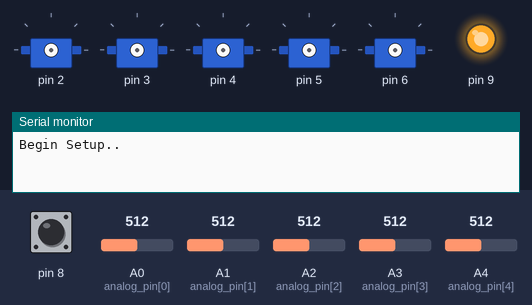
This sketch was run on a simulated Arduino Uno, built with avr-gcc and run on an emulated ATmega328P. Shown: 5 × servo, output pins drawn as LEDs (lit = HIGH), the last lines printed to the serial monitor. The test bench sets the inputs (shaded band); at power-on: pin 8 HIGH, A0 (analog_pin[0]) = 512, A1 (analog_pin[1]) = 512, A2 (analog_pin[2]) = 512, A3 (analog_pin[3]) = 512, A4 (analog_pin[4]) = 512.

Above: at 0.1 s.
At 2.36 s:
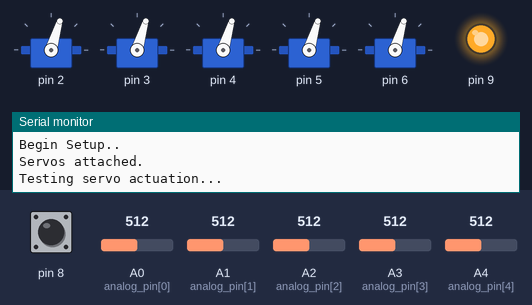
At 3.26 s:
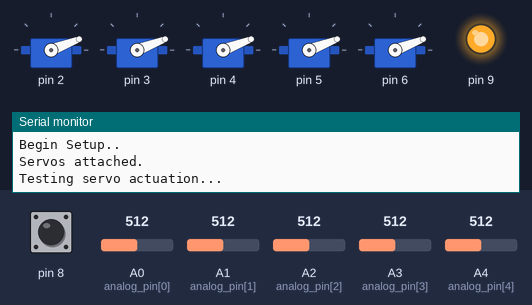
Timing chart, 0 to 5.0 s (numbered marks = the images above):
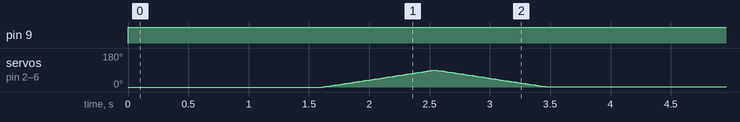

Measured:
- by itself, pin 9: LOW → HIGH at 0.00 s
- by itself, servo on pin 2–6: rises from 0° to 89° in 0.91 s, then falls to 1° in 0.93 s

The sketch:

sketch_jul10a_slave.ino
```cpp
/*
 * Project name   : iGrasp (Robot/slave)
 * Description    : This code implements a bilateral teleoperation system involving a 3D printed, actuated mechatronic hand (i.e., the slave) fitted with Force Sensitive Resistors at the fingertips,
 *                  and a smart glove (i.e., the master) fitted with flex sensors and haptic feedback Eccentric Rotation Mass motors at each fingertip.
 *                  Wireless communication is achieved by means of a Bluetooth 2.0 link, using off-the-shelf HC-05 modules.
 *                  The STL files for the hand are based on the work by Sonia Verdu, which are available online.
 *                  The STL of the fingertips were extensively modified to accomodate the FSRs and to allow the mechatronic hand to detect touch from a range of angles.
 *
 * Platform       : Arduino Uno
 * Compile date   : 24 May 2018
 * Author         : Kevin Too
*/

// ==================================================================================================================================
//                                              Libraries & Definitions
// ==================================================================================================================================

// Haptics
  #include <Wire.h>                       // i2c library.
  #define FSR_DELAY                 200   // FSR checking interval (milliseconds). This gives a max Tx rate of 5Bytes every 200ms, if all FSRs are triggered simultaneously = 25 Bytes per second.
  #define FSR_CALIBRATION_PERIOD   5000   // Duration of FSR calibration period (milliseconds).
  #define CALIBRATION_BARS           50   // Defines the length of the progress bar used in the FSR calibration phase.
  #define MINMAX_FSR_TRESHOLD       800   // minmax_FSR_difference refers to the difference between the max and min ADC values recorded during calibration, summed over all five fingers.
  #define MINMAX_FSR_TYPICAL_LIMIT 3000   // If minmax_FSR_difference is less than MINMAX_FSR_TRESHOLD, the calibration must be repeated. The max average value for the minmax_FSR_difference is given by MINMAX_FSR_TYPICAL_LIMIT.

// Bluetooth
  #include <sSoftSerial.h>                // This is a modified version of SoftSerial.h, and makes use of Timer2. The unmodified SoftwareSerial.h clashes with the Servo Library.
  #define BT_MIN                      0   // Minimum value of packet transmitted over bluetooth.
  #define BT_MAX                    125   // Maximum value of packet transmitted over bluetooth (excludes START and END characters).
  #define BT_START                  126   // START character, used to indicate the start of a bluetooth sequence.
  #define BT_END                    127   // END character, used to indicate the end of a bluetooth sequence.
  #define BT_TX_RATE                200   // How often to transmit data over bluetooth (milliseconds).
  #define BT_TX_DELAY              1000   // For stability: Bluetooth transmission delay (microseconds).

// Servos
  #include <Servo.h>
  #define NS                          5   // Number of Servos/Fingers present
  #define SERVO_MIN                   0   // Minimum servo angle (degrees)
  #define SERVO_MAX                 180   // Maximum servo angle (degrees)
  #define SERVO_RATE                 10   // Time interval for writing to servos (milliseconds)
  #define HANDWAVE_COUNT             90   // Servo initialization test: This is the angle to move the servos, in degrees.
  #define SERVO_TEST_DELAY           10   // Servo initialization test: Loop delay

// Servo Controller
  #define PROPORTIONAL_CONSTANT     0.2   // Servo controller gain

// Misc
  #define SERIAL_DEBUG                4   // 1: Calibration, 2: Rx'd Flex, 3: writeServo, 4: handWave, 5: Tx'd FSR
  #define SETUP_DELAY               800   // Control overall setup duration/speed
  #define CURRENT_BUILD    "24 May 2018"

// ==================================================================================================================================
//                                     Global variables and object instantiations
// ==================================================================================================================================

// Haptics
  uint8_t analog_pin[NS]  = {A0, A1, A2, A3, A4};            // Define Analog pins wired to the FSRs.
  uint8_t analogvalMax[NS]= {0};                             // Corresponds to maximum finger movement recorded during FSR calibration. Initialized to 0.
  uint8_t analogvalMin[NS]= {1023, 1023, 1023, 1023, 1023};  // Corresponds to minimum finger movement recorded during FSR calibration. Initialized to 1023.

// Bluetooth
  sSoftSerial BTSerial(8,9);                                 // Initialise the sSoftSerial Library with the RX/TX pins
  unsigned long timestampBT = 0;

// Servos
  Servo M[NS];                                               // Create 5 servo objects, one per finger
  int BTread[NS] = {0};                                      // For storing incoming bluetooth data
  unsigned long timestampSERVO = 0;                          // To control servo refresh rate

// ==================================================================================================================================
//                                                         SETUP
// ==================================================================================================================================

void setup(){
  Serial.begin(9600);
  BTSerial.begin(9600);

  Serial.println();
  Serial.println(F("Begin Setup.."));
  Serial.println();
  delay(SETUP_DELAY);

  ServoAttach();
  delay(SETUP_DELAY);

  ServoTest();
  delay(SETUP_DELAY);

  calibrateFSR();
  Serial.println(F("Setup complete."));
  delay(SETUP_DELAY*3);
}

// ==================================================================================================================================
//                                                           LOOP
// ==================================================================================================================================

void loop(){
  bluetoothRX0();

  if (millis()-timestampBT > BT_TX_RATE){
    bluetoothTX0();
    timestampBT = millis();
  }
  if (millis()-timestampSERVO > SERVO_RATE){
    writeServo();
    timestampSERVO = millis();
  }
}

// ==================================================================================================================================
//                                            SETUP functions: Servo & FSR Calibration
// ==================================================================================================================================

void ServoAttach(){
  for(uint8_t i=0;i<NS;i++){
    M[i].attach(i+2);                                             // Attach servos to corresponding digital pins
    pinMode(i+2, OUTPUT);                                         // Initialise pins 2-6 as outputs for the servos
    M[i].write(0);                                                // Reset servo position (i.e., fully extend all fingers)
  }
  Serial.println(F("Servos attached."));
}

void ServoTest(){
  uint8_t k         = 0;                                          // Finger position counter.
  uint8_t countup   = 1;                                          // Directional flag.
  Serial.print(F("Testing servo actuation..."));                  // Flex and extend all fingers simultaneously.
  for(uint8_t i=0; i<(HANDWAVE_COUNT*2); i++){                    // Multiply by 2 to account for opening and closing of hand.
    for(uint8_t j=0;j<NS;j++)                                     // Update each servo sequentially.
      M[j].write(k);                                              // Write position to servo.
    if(countup == 1) k++; else k--;                               // Increment/Decrement position.
    if (k==HANDWAVE_COUNT) countup = 0;                           // Toggle direction if limit of motion is reached.
    if (k==0)  countup = 1;                                       // Toggle direction if limit of motion is reached.
    delay(SERVO_TEST_DELAY);                                      // Limit finger movement speed.
  }
  Serial.println(F(" Ok"));
}

void calibrateFSR(){
  uint16_t timestamp_FSRCalibration  = millis();                   // Calibration duration offset.
  uint16_t timestamp_progressBar     = millis();                   // Progress bar timing.
  uint16_t analogval[NS]             = {0};                        // ADC value corresponding to finger positions.
  float minmax_FSR_difference        =  0;                         // Difference between analogvalMax and analogvalMin, summed over all fingers.
  float percentageVal                =  0;                         // Measure of how much the FSRs have been pressed during calibration, expressed as a percentage of typical maximum.
  const uint8_t default_FSR_MIN[5]   = {65, 150, 60, 100, 85};     // Obtained by running several cycles of FSR-calibration (without pressing the FSRs) and finding the average.

#if (SERIAL_DEBUG>=1)
  Serial.println();
  Serial.println(F("Starting FSR sensor calibration..."));
  Serial.println(F("Please press on each FSR sensor in turn."));
  Serial.print(F("|"));
  for (uint8_t i=0; i<(CALIBRATION_BARS-3); i++)                                        // Print a line to show how long the progress bar is.
  Serial.print(F("-"));
  Serial.println(F("|"));
#endif

  while(millis() < (FSR_CALIBRATION_PERIOD+timestamp_FSRCalibration)){                  // This is the actual calibration section.
    for(uint8_t i=0;i<NS;i++){
      analogval[i]=analogRead(analog_pin[i]);
      if (analogval[i]>analogvalMax[i]){ analogvalMax[i] = analogval[i]; }              // Keep track of max analogval.
      if (analogval[i]<analogvalMin[i]){ analogvalMin[i] = analogval[i]; }              // Keep track of min analogval.
    }
    if((millis()-timestamp_progressBar)>(FSR_CALIBRATION_PERIOD/CALIBRATION_BARS)){     // Display progress bar.
      #if (SERIAL_DEBUG>=1)
        Serial.print("|");
      #endif
      timestamp_progressBar = millis();
    }
  }

  for(uint8_t i=0; i<NS; i++){
    if(analogvalMin[i]<default_FSR_MIN[i]){       // Enforce a lower bound on analogvalMin to compensate for mechanical imperfections in the FSR cover. Otherwise, false positives will occur frequently.
      analogvalMin[i] = default_FSR_MIN[i];
    }
  }

  #if (SERIAL_DEBUG>=1)                           // Print results of calibration on serial monitor.
    Serial.println("");
    Serial.println(F("Calibration complete."));
    Serial.print(F("Maximum ADC values:\t"));
    for(uint8_t i=0; i<NS; i++){
      Serial.print(analogvalMax[i]);
      if (i<(NS-1)){Serial.print('\t');}
      else {Serial.println("");}
    }
    Serial.print(F("Minimum ADC values:\t"));
    for(uint8_t i=0; i<NS; i++){
      Serial.print(analogvalMin[i]);
      if (i<(NS-1)){Serial.print('\t');}
      else {Serial.println("");}
    }
    Serial.println("");
  #endif

  for (uint8_t i = 0; i<NS; i++){
    minmax_FSR_difference +=  (analogvalMax[i]-analogvalMin[i]);           // Calculate difference between max and min. Sum over all fingers.
  }
  percentageVal = (minmax_FSR_difference/MINMAX_FSR_TYPICAL_LIMIT)*100;    // Express minmax_FSR_difference as a % of typical maximum.

  #if (SERIAL_DEBUG>=1)
    Serial.println();
    Serial.print(F("Sum of MinMax_Difference: "));
    Serial.print(minmax_FSR_difference,0);
    Serial.println();
    Serial.print(F("Typical Maximum: "));
    Serial.println(MINMAX_FSR_TYPICAL_LIMIT);
    Serial.println();

    if (minmax_FSR_difference < MINMAX_FSR_TRESHOLD){                       // A low minmax_FSR_difference will result in lower haptic resolution.
      Serial.println(F("Calibration not conducted properly. "));
      Serial.print(F("The FSRs have only been pressed to about "));
      Serial.print(percentageVal,0);
      Serial.println(F("% of the typical user's maximum."));
      Serial.println(F("Press on the FSRs with greater force next time."));
      Serial.println(F("Restart program to continue."));
      while(1);
    } else {
      Serial.println(F("FSR calibration complete."));
      Serial.println("");
    }
  #endif
}

// ==================================================================================================================================
//                                              LOOP functions: Bluetooth TX/RX
// ==================================================================================================================================

void bluetoothTX(){                                                     // Test function - Transmits sequence of integers from 0 to 100.
  static int i = 0;
  BTSerial.write(i++);
  if (i==101) i=0;
}
void bluetoothRX(){                                                     // Test function - Prints received data on the serial monitor.
  if (BTSerial.available())
    Serial.println(BTSerial.read());
}

void bluetoothTX0(){                                                    // Read FSRs, format bytes and transmit.
  uint8_t FSR[NS]       = {0};                                          // Variable to store the FSR reading for each finger.
  uint8_t flag_FSR      =  0;                                           // Flag to monitor FSR-presses.
  const uint8_t FSR_MIN =  0;                                           // FSR value will be mapped to the range from FSR_MIN to FSR_MAX (for bluetooth transmission).
  const uint8_t FSR_MAX = 24;

  for (uint8_t i=0; i<NS; i++){
    FSR[i]=analogRead(analog_pin[i]);
    FSR[i]=constrain(FSR[i],analogvalMin[i],analogvalMax[i]);           // Ensure values fall within valid range.
    FSR[i]=map(FSR[i],analogvalMin[i],analogvalMax[i],FSR_MIN,FSR_MAX); // Map values to FSR range (the HC-05 bluetooth chip transmits 7-bit packets, with values ranging from 0 to 127).
    flag_FSR = flag_FSR | FSR[i];                                       // Bitwise-OR to check if any one of the FSRs triggered.
    FSR[i] += ((FSR_MAX+1)*(i));                                        // Thumb = 0-24, index = 25-49, middle = 50-74, ring = 75-99, pinky = 100-124. Two of the remaining 3 possible values (125, 126) are used for start and stop characters.
  }
  if(flag_FSR > 0){                                                     // If a valid FSR-press has been detected...
    #if (SERIAL_DEBUG==5)
      Serial.print(F("Tx: "));
      Serial.print("\t");
    #endif

    for (uint8_t i=0; i<NS; i++){                                       // ...transmit the value over bluetooth.
      BTSerial.write(FSR[i]);
      delayMicroseconds(BT_TX_DELAY);
      #if (SERIAL_DEBUG==5)
        Serial.print(FSR[i]);
        if(i<(NS-1)) Serial.print("\t");
        else Serial.println("");
      #endif
    }
    flag_FSR = 0;                                                       // Reset data-received flag.
  }
}

void bluetoothRX0(){                                                 // Function is implemented with a finite state machine (FSM).
  uint8_t tempChar;                                                  // Buffer for received bluetooth data.
  uint8_t FLEX_index = 0;                                            // Finger/Servo index for received data.
  uint8_t FSM_state  = 0;                                            // Keep track of FSM state.

  switch(FSM_state){
    case 0: if (BTSerial.available()){                               // Check for incoming data.
              tempChar = BTSerial.read();                            // Read one byte at a time.
              if (tempChar == BT_START)                              // If BT_START char detected, change state.
                FSM_state = 1;
            }
            break;

    case 1: if (BTSerial.available()){
              tempChar = BTSerial.read();
              if (tempChar != BT_START && tempChar != BT_END){        // Check if byte is valid
                BTread[FLEX_index] = tempChar;                        // Store valid byte and move to next finger
                FLEX_index++;
              }
              else if (tempChar == BT_START) FLEX_index = 0;          // If BT_START char detected, next char corresponds to first finger (out of 5)
              if (FLEX_index == NS){                                  // Once a byte has been received for each finger...
                FLEX_index = 0;                                       // ...reset index for next sequence,
                #if (SERIAL_DEBUG==2)                                 // ...and print received data on serial monitor.
                  Serial.print(F("Rx: "));
                  Serial.print("\t");
                  for (uint8_t i=0; i<NS; i++){
                    Serial.print(BTread[i]);
                    if(i<(NS-1)) Serial.print("\t");
                    else Serial.println("");
                  }
                #endif
              FSM_state = 0;                                          // Return to state 0
              }
            }
            break;

    default: FSM_state = 0;
             break;
  } // end switch
}   // end function

// ==================================================================================================================================
//                                             LOOP functions: Write Servo
// ==================================================================================================================================

void writeServo(){
  uint8_t currentPosition[NS]        = {0};                // Current Servo motor position (0 to 180)
  uint8_t nextPosition[NS]           = {0};                // Next Servo motor position (0 to 180)
  int16_t errorPosition[NS]          = {0};                // Error in Servo position (-180 to 180)

  #if (SERIAL_DEBUG==3)
    Serial.print(F("Writing to Servos: "));
    Serial.print("\t");
  #endif

  for(uint8_t i=0;i<NS;i++){
    currentPosition[i] = map(BTread[i], BT_MIN ,BT_MAX , SERVO_MIN, SERVO_MAX);   // Map data received over bluetooth onto the range of motion of servos.
    if(currentPosition[i]!=nextPosition[i]){                                      // Check if current position differs from next position.
      errorPosition[i] = currentPosition[i]-nextPosition[i];                      // Find error between current and desired position.
      nextPosition[i] += round(PROPORTIONAL_CONSTANT*errorPosition[i]);           // Implement proportional controller.
    }
    else{
      nextPosition[i] = currentPosition[i];                                       // If no difference between current and desired position, stay at current position.
    }

    M[i].write(nextPosition[i]);                                                  // Write desired position to servos.
    #if (SERIAL_DEBUG==3)                                                         // Print newly-written position to serial monitor
      Serial.print(nextPosition[i]);
      if (i<(NS-1)) Serial.print("\t");
      else Serial.println("");
    #endif
  }
}

// ==================================================================================================================================
```
